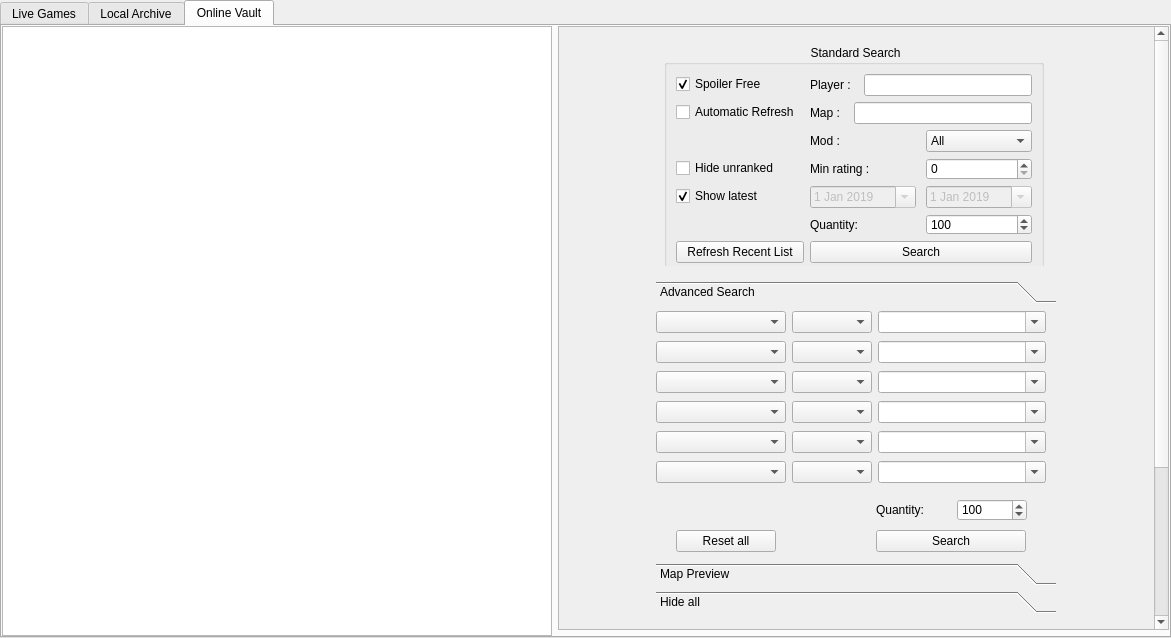
<?xml version="1.0" encoding="UTF-8"?>
<ui version="4.0">
 <class>topTabs</class>
 <widget class="QTabWidget" name="topTabs">
  <property name="geometry">
   <rect>
    <x>0</x>
    <y>0</y>
    <width>1171</width>
    <height>638</height>
   </rect>
  </property>
  <property name="windowTitle">
   <string>TabWidget</string>
  </property>
  <property name="currentIndex">
   <number>2</number>
  </property>
  <widget class="QWidget" name="liveTab">
   <attribute name="title">
    <string>Live Games</string>
   </attribute>
   <layout class="QGridLayout" name="gridLayout">
    <property name="leftMargin">
     <number>0</number>
    </property>
    <property name="topMargin">
     <number>0</number>
    </property>
    <property name="rightMargin">
     <number>0</number>
    </property>
    <property name="bottomMargin">
     <number>0</number>
    </property>
    <item row="0" column="0">
     <widget class="QTreeWidget" name="liveTree">
      <property name="focusPolicy">
       <enum>Qt::NoFocus</enum>
      </property>
      <property name="selectionMode">
       <enum>QAbstractItemView::NoSelection</enum>
      </property>
      <property name="iconSize">
       <size>
        <width>32</width>
        <height>32</height>
       </size>
      </property>
      <property name="verticalScrollMode">
       <enum>QAbstractItemView::ScrollPerPixel</enum>
      </property>
      <property name="rootIsDecorated">
       <bool>false</bool>
      </property>
      <property name="sortingEnabled">
       <bool>true</bool>
      </property>
      <property name="allColumnsShowFocus">
       <bool>true</bool>
      </property>
      <property name="columnCount">
       <number>3</number>
      </property>
      <attribute name="headerVisible">
       <bool>false</bool>
      </attribute>
      <attribute name="headerDefaultSectionSize">
       <number>32</number>
      </attribute>
      <attribute name="headerStretchLastSection">
       <bool>false</bool>
      </attribute>
      <column>
       <property name="text">
        <string notr="true">1</string>
       </property>
      </column>
      <column>
       <property name="text">
        <string notr="true">2</string>
       </property>
      </column>
      <column>
       <property name="text">
        <string notr="true">3</string>
       </property>
      </column>
     </widget>
    </item>
   </layout>
  </widget>
  <widget class="QWidget" name="localTab">
   <attribute name="title">
    <string>Local Archive</string>
   </attribute>
   <layout class="QGridLayout" name="gridLayout_2">
    <property name="leftMargin">
     <number>0</number>
    </property>
    <property name="topMargin">
     <number>0</number>
    </property>
    <property name="rightMargin">
     <number>0</number>
    </property>
    <property name="bottomMargin">
     <number>0</number>
    </property>
    <item row="0" column="0">
     <widget class="QTreeWidget" name="myTree">
      <property name="focusPolicy">
       <enum>Qt::NoFocus</enum>
      </property>
      <property name="alternatingRowColors">
       <bool>false</bool>
      </property>
      <property name="selectionMode">
       <enum>QAbstractItemView::NoSelection</enum>
      </property>
      <property name="selectionBehavior">
       <enum>QAbstractItemView::SelectRows</enum>
      </property>
      <property name="iconSize">
       <size>
        <width>32</width>
        <height>32</height>
       </size>
      </property>
      <property name="verticalScrollMode">
       <enum>QAbstractItemView::ScrollPerPixel</enum>
      </property>
      <property name="horizontalScrollMode">
       <enum>QAbstractItemView::ScrollPerPixel</enum>
      </property>
      <property name="rootIsDecorated">
       <bool>false</bool>
      </property>
      <property name="sortingEnabled">
       <bool>true</bool>
      </property>
      <property name="wordWrap">
       <bool>false</bool>
      </property>
      <property name="columnCount">
       <number>4</number>
      </property>
      <attribute name="headerVisible">
       <bool>false</bool>
      </attribute>
      <attribute name="headerDefaultSectionSize">
       <number>32</number>
      </attribute>
      <attribute name="headerStretchLastSection">
       <bool>false</bool>
      </attribute>
      <column>
       <property name="text">
        <string notr="true">1</string>
       </property>
      </column>
      <column>
       <property name="text">
        <string notr="true">2</string>
       </property>
      </column>
      <column>
       <property name="text">
        <string notr="true">3</string>
       </property>
      </column>
      <column>
       <property name="text">
        <string notr="true">4</string>
       </property>
      </column>
     </widget>
    </item>
   </layout>
  </widget>
  <widget class="QWidget" name="onlineTab">
   <attribute name="title">
    <string>Online Vault</string>
   </attribute>
   <layout class="QGridLayout" name="gridLayout_4">
    <property name="leftMargin">
     <number>0</number>
    </property>
    <property name="topMargin">
     <number>0</number>
    </property>
    <property name="rightMargin">
     <number>0</number>
    </property>
    <property name="bottomMargin">
     <number>0</number>
    </property>
    <item row="1" column="0" rowspan="2">
     <widget class="QTreeWidget" name="onlineTree">
      <property name="sizePolicy">
       <sizepolicy hsizetype="MinimumExpanding" vsizetype="Expanding">
        <horstretch>0</horstretch>
        <verstretch>0</verstretch>
       </sizepolicy>
      </property>
      <property name="minimumSize">
       <size>
        <width>550</width>
        <height>0</height>
       </size>
      </property>
      <property name="maximumSize">
       <size>
        <width>550</width>
        <height>16777215</height>
       </size>
      </property>
      <property name="sizeIncrement">
       <size>
        <width>50</width>
        <height>0</height>
       </size>
      </property>
      <property name="sortingEnabled">
       <bool>false</bool>
      </property>
      <property name="columnCount">
       <number>2</number>
      </property>
      <attribute name="headerVisible">
       <bool>false</bool>
      </attribute>
      <attribute name="headerDefaultSectionSize">
       <number>200</number>
      </attribute>
      <attribute name="headerMinimumSectionSize">
       <number>200</number>
      </attribute>
      <column>
       <property name="text">
        <string>New Column</string>
       </property>
      </column>
      <column>
       <property name="text">
        <string>New Column</string>
       </property>
      </column>
     </widget>
    </item>
    <item row="1" column="1">
     <widget class="QScrollArea" name="replaySearchArea">
      <property name="widgetResizable">
       <bool>true</bool>
      </property>
      <widget class="QWidget" name="replaySerachContent">
       <property name="geometry">
        <rect>
         <x>0</x>
         <y>0</y>
         <width>607</width>
         <height>815</height>
        </rect>
       </property>
       <layout class="QVBoxLayout" name="verticalLayout_2">
        <item>
         <widget class="QWidget" name="widget" native="true">
          <property name="sizePolicy">
           <sizepolicy hsizetype="MinimumExpanding" vsizetype="MinimumExpanding">
            <horstretch>0</horstretch>
            <verstretch>0</verstretch>
           </sizepolicy>
          </property>
          <property name="minimumSize">
           <size>
            <width>400</width>
            <height>230</height>
           </size>
          </property>
          <property name="sizeIncrement">
           <size>
            <width>0</width>
            <height>0</height>
           </size>
          </property>
          <layout class="QGridLayout" name="gridLayout_5">
           <item row="1" column="0">
            <spacer name="horizontalSpacer">
             <property name="orientation">
              <enum>Qt::Horizontal</enum>
             </property>
             <property name="sizeHint" stdset="0">
              <size>
               <width>10</width>
               <height>0</height>
              </size>
             </property>
            </spacer>
           </item>
           <item row="1" column="4">
            <spacer name="horizontalSpacer_2">
             <property name="orientation">
              <enum>Qt::Horizontal</enum>
             </property>
             <property name="sizeType">
              <enum>QSizePolicy::Expanding</enum>
             </property>
             <property name="sizeHint" stdset="0">
              <size>
               <width>10</width>
               <height>0</height>
              </size>
             </property>
            </spacer>
           </item>
           <item row="0" column="1">
            <widget class="QGroupBox" name="groupBox">
             <property name="sizePolicy">
              <sizepolicy hsizetype="Minimum" vsizetype="Minimum">
               <horstretch>0</horstretch>
               <verstretch>0</verstretch>
              </sizepolicy>
             </property>
             <property name="minimumSize">
              <size>
               <width>380</width>
               <height>230</height>
              </size>
             </property>
             <property name="maximumSize">
              <size>
               <width>380</width>
               <height>260</height>
              </size>
             </property>
             <property name="title">
              <string> Standard Search</string>
             </property>
             <property name="alignment">
              <set>Qt::AlignHCenter|Qt::AlignTop</set>
             </property>
             <property name="flat">
              <bool>true</bool>
             </property>
             <layout class="QFormLayout" name="formLayout">
              <item row="0" column="0">
               <widget class="QCheckBox" name="spoilerCheckbox">
                <property name="sizePolicy">
                 <sizepolicy hsizetype="Fixed" vsizetype="Fixed">
                  <horstretch>0</horstretch>
                  <verstretch>0</verstretch>
                 </sizepolicy>
                </property>
                <property name="minimumSize">
                 <size>
                  <width>80</width>
                  <height>20</height>
                 </size>
                </property>
                <property name="text">
                 <string>Spoiler Free</string>
                </property>
                <property name="checked">
                 <bool>true</bool>
                </property>
               </widget>
              </item>
              <item row="0" column="1">
               <layout class="QHBoxLayout" name="horizontalLayout">
                <property name="spacing">
                 <number>10</number>
                </property>
                <item>
                 <widget class="QLabel" name="label">
                  <property name="autoFillBackground">
                   <bool>false</bool>
                  </property>
                  <property name="styleSheet">
                   <string notr="true"/>
                  </property>
                  <property name="text">
                   <string>Player : </string>
                  </property>
                 </widget>
                </item>
                <item>
                 <widget class="QLineEdit" name="playerName"/>
                </item>
               </layout>
              </item>
              <item row="1" column="0">
               <widget class="QCheckBox" name="automaticCheckbox">
                <property name="sizePolicy">
                 <sizepolicy hsizetype="Fixed" vsizetype="Fixed">
                  <horstretch>0</horstretch>
                  <verstretch>0</verstretch>
                 </sizepolicy>
                </property>
                <property name="minimumSize">
                 <size>
                  <width>80</width>
                  <height>20</height>
                 </size>
                </property>
                <property name="toolTip">
                 <string>reloads recent Replays on Tab reentry&lt;br&gt;'...same as it ever was ... same as it ever was'</string>
                </property>
                <property name="text">
                 <string>Automatic Refresh</string>
                </property>
                <property name="checked">
                 <bool>false</bool>
                </property>
               </widget>
              </item>
              <item row="1" column="1">
               <layout class="QHBoxLayout" name="horizontalLayout_2">
                <property name="spacing">
                 <number>10</number>
                </property>
                <item>
                 <widget class="QLabel" name="label_2">
                  <property name="autoFillBackground">
                   <bool>false</bool>
                  </property>
                  <property name="styleSheet">
                   <string notr="true"/>
                  </property>
                  <property name="text">
                   <string>Map : </string>
                  </property>
                 </widget>
                </item>
                <item>
                 <widget class="QLineEdit" name="mapName"/>
                </item>
               </layout>
              </item>
              <item row="2" column="0">
               <widget class="QLabel" name="searchInfoLabel">
                <property name="text">
                 <string/>
                </property>
               </widget>
              </item>
              <item row="2" column="1">
               <layout class="QHBoxLayout" name="horizontalLayout_3">
                <property name="spacing">
                 <number>10</number>
                </property>
                <item>
                 <widget class="QLabel" name="label_3">
                  <property name="autoFillBackground">
                   <bool>false</bool>
                  </property>
                  <property name="styleSheet">
                   <string notr="true"/>
                  </property>
                  <property name="text">
                   <string>Mod : </string>
                  </property>
                 </widget>
                </item>
                <item>
                 <widget class="QComboBox" name="modList">
                  <property name="sizePolicy">
                   <sizepolicy hsizetype="Preferred" vsizetype="Preferred">
                    <horstretch>0</horstretch>
                    <verstretch>0</verstretch>
                   </sizepolicy>
                  </property>
                  <property name="minimumSize">
                   <size>
                    <width>100</width>
                    <height>0</height>
                   </size>
                  </property>
                  <property name="maxVisibleItems">
                   <number>50</number>
                  </property>
                  <item>
                   <property name="text">
                    <string>All</string>
                   </property>
                  </item>
                 </widget>
                </item>
               </layout>
              </item>
              <item row="3" column="0">
               <widget class="QCheckBox" name="hideUnrCheckbox">
                <property name="enabled">
                 <bool>true</bool>
                </property>
                <property name="sizePolicy">
                 <sizepolicy hsizetype="Fixed" vsizetype="Fixed">
                  <horstretch>0</horstretch>
                  <verstretch>0</verstretch>
                 </sizepolicy>
                </property>
                <property name="minimumSize">
                 <size>
                  <width>80</width>
                  <height>20</height>
                 </size>
                </property>
                <property name="toolTip">
                 <string/>
                </property>
                <property name="text">
                 <string>Hide unranked</string>
                </property>
                <property name="checked">
                 <bool>false</bool>
                </property>
               </widget>
              </item>
              <item row="3" column="1">
               <layout class="QHBoxLayout" name="horizontalLayout_4">
                <property name="spacing">
                 <number>10</number>
                </property>
                <item>
                 <widget class="QLabel" name="label_4">
                  <property name="autoFillBackground">
                   <bool>false</bool>
                  </property>
                  <property name="styleSheet">
                   <string notr="true"/>
                  </property>
                  <property name="text">
                   <string>Min rating : </string>
                  </property>
                 </widget>
                </item>
                <item>
                 <widget class="QSpinBox" name="minRating">
                  <property name="minimumSize">
                   <size>
                    <width>50</width>
                    <height>0</height>
                   </size>
                  </property>
                  <property name="styleSheet">
                   <string notr="true"/>
                  </property>
                  <property name="minimum">
                   <number>0</number>
                  </property>
                  <property name="maximum">
                   <number>3000</number>
                  </property>
                  <property name="singleStep">
                   <number>100</number>
                  </property>
                  <property name="value">
                   <number>0</number>
                  </property>
                 </widget>
                </item>
               </layout>
              </item>
              <item row="4" column="0">
               <widget class="QCheckBox" name="showLatestCheckbox">
                <property name="sizePolicy">
                 <sizepolicy hsizetype="Fixed" vsizetype="Fixed">
                  <horstretch>0</horstretch>
                  <verstretch>0</verstretch>
                 </sizepolicy>
                </property>
                <property name="minimumSize">
                 <size>
                  <width>80</width>
                  <height>20</height>
                 </size>
                </property>
                <property name="toolTip">
                 <string/>
                </property>
                <property name="text">
                 <string>Show latest</string>
                </property>
                <property name="checked">
                 <bool>true</bool>
                </property>
               </widget>
              </item>
              <item row="4" column="1">
               <layout class="QHBoxLayout" name="horizontalLayout_5">
                <property name="spacing">
                 <number>10</number>
                </property>
                <item>
                 <widget class="QDateEdit" name="dateStart">
                  <property name="enabled">
                   <bool>false</bool>
                  </property>
                  <property name="dateTime">
                   <datetime>
                    <hour>0</hour>
                    <minute>0</minute>
                    <second>0</second>
                    <year>2019</year>
                    <month>1</month>
                    <day>1</day>
                   </datetime>
                  </property>
                  <property name="maximumDate">
                   <date>
                    <year>2050</year>
                    <month>12</month>
                    <day>31</day>
                   </date>
                  </property>
                  <property name="minimumDate">
                   <date>
                    <year>2010</year>
                    <month>1</month>
                    <day>1</day>
                   </date>
                  </property>
                  <property name="calendarPopup">
                   <bool>true</bool>
                  </property>
                 </widget>
                </item>
                <item>
                 <widget class="QDateEdit" name="dateEnd">
                  <property name="enabled">
                   <bool>false</bool>
                  </property>
                  <property name="dateTime">
                   <datetime>
                    <hour>23</hour>
                    <minute>59</minute>
                    <second>59</second>
                    <year>2019</year>
                    <month>1</month>
                    <day>1</day>
                   </datetime>
                  </property>
                  <property name="time">
                   <time>
                    <hour>23</hour>
                    <minute>59</minute>
                    <second>59</second>
                   </time>
                  </property>
                  <property name="maximumDate">
                   <date>
                    <year>2050</year>
                    <month>12</month>
                    <day>31</day>
                   </date>
                  </property>
                  <property name="minimumDate">
                   <date>
                    <year>2010</year>
                    <month>1</month>
                    <day>1</day>
                   </date>
                  </property>
                  <property name="calendarPopup">
                   <bool>true</bool>
                  </property>
                 </widget>
                </item>
               </layout>
              </item>
              <item row="5" column="1">
               <layout class="QHBoxLayout" name="horizontalLayout_6">
                <property name="spacing">
                 <number>10</number>
                </property>
                <item>
                 <widget class="QLabel" name="label_6">
                  <property name="autoFillBackground">
                   <bool>false</bool>
                  </property>
                  <property name="styleSheet">
                   <string notr="true"/>
                  </property>
                  <property name="text">
                   <string>Quantity:</string>
                  </property>
                 </widget>
                </item>
                <item>
                 <widget class="QSpinBox" name="quantity">
                  <property name="minimumSize">
                   <size>
                    <width>50</width>
                    <height>0</height>
                   </size>
                  </property>
                  <property name="styleSheet">
                   <string notr="true"/>
                  </property>
                  <property name="minimum">
                   <number>1</number>
                  </property>
                  <property name="maximum">
                   <number>300</number>
                  </property>
                  <property name="singleStep">
                   <number>50</number>
                  </property>
                  <property name="value">
                   <number>100</number>
                  </property>
                 </widget>
                </item>
               </layout>
              </item>
              <item row="6" column="0">
               <widget class="QPushButton" name="RefreshResetButton">
                <property name="minimumSize">
                 <size>
                  <width>128</width>
                  <height>0</height>
                 </size>
                </property>
                <property name="text">
                 <string>Refresh Recent List</string>
                </property>
               </widget>
              </item>
              <item row="6" column="1">
               <widget class="QPushButton" name="searchButton">
                <property name="text">
                 <string>Search</string>
                </property>
               </widget>
              </item>
             </layout>
            </widget>
           </item>
           <item row="2" column="1" colspan="2">
            <spacer name="verticalSpacer_2">
             <property name="orientation">
              <enum>Qt::Vertical</enum>
             </property>
             <property name="sizeHint" stdset="0">
              <size>
               <width>0</width>
               <height>5</height>
              </size>
             </property>
            </spacer>
           </item>
          </layout>
          <zorder>horizontalSpacer</zorder>
          <zorder>verticalSpacer_2</zorder>
          <zorder>horizontalSpacer_2</zorder>
          <zorder>groupBox</zorder>
         </widget>
        </item>
        <item>
         <widget class="QWidget" name="widget_3" native="true">
          <property name="minimumSize">
           <size>
            <width>0</width>
            <height>350</height>
           </size>
          </property>
          <layout class="QGridLayout" name="gridLayout_7" rowstretch="0">
           <item row="0" column="0">
            <widget class="QToolBox" name="replayToolBox">
             <property name="maximumSize">
              <size>
               <width>400</width>
               <height>16777215</height>
              </size>
             </property>
             <property name="currentIndex">
              <number>0</number>
             </property>
             <widget class="QWidget" name="advancedSearch">
              <property name="geometry">
               <rect>
                <x>0</x>
                <y>0</y>
                <width>400</width>
                <height>251</height>
               </rect>
              </property>
              <attribute name="label">
               <string>Advanced Search</string>
              </attribute>
              <widget class="QWidget" name="horizontalLayoutWidget_7">
               <property name="geometry">
                <rect>
                 <x>0</x>
                 <y>220</y>
                 <width>391</width>
                 <height>25</height>
                </rect>
               </property>
               <layout class="QHBoxLayout" name="horizontalLayout_7">
                <property name="spacing">
                 <number>80</number>
                </property>
                <property name="leftMargin">
                 <number>0</number>
                </property>
                <item>
                 <widget class="QPushButton" name="advResetButton">
                  <property name="maximumSize">
                   <size>
                    <width>100</width>
                    <height>16777215</height>
                   </size>
                  </property>
                  <property name="layoutDirection">
                   <enum>Qt::LeftToRight</enum>
                  </property>
                  <property name="text">
                   <string>Reset all</string>
                  </property>
                 </widget>
                </item>
                <item>
                 <widget class="QPushButton" name="advSearchButton">
                  <property name="maximumSize">
                   <size>
                    <width>150</width>
                    <height>16777215</height>
                   </size>
                  </property>
                  <property name="text">
                   <string>Search</string>
                  </property>
                 </widget>
                </item>
               </layout>
              </widget>
              <widget class="QWidget" name="widget_4" native="true">
               <property name="geometry">
                <rect>
                 <x>0</x>
                 <y>0</y>
                 <width>390</width>
                 <height>180</height>
                </rect>
               </property>
               <property name="minimumSize">
                <size>
                 <width>390</width>
                 <height>0</height>
                </size>
               </property>
               <layout class="QVBoxLayout" name="verticalLayout">
                <item>
                 <layout class="QHBoxLayout" name="filterHorizontal1">
                  <item>
                   <widget class="QComboBox" name="filter1">
                    <property name="minimumSize">
                     <size>
                      <width>130</width>
                      <height>0</height>
                     </size>
                    </property>
                    <property name="maximumSize">
                     <size>
                      <width>130</width>
                      <height>16777215</height>
                     </size>
                    </property>
                    <property name="editable">
                     <bool>false</bool>
                    </property>
                    <property name="maxVisibleItems">
                     <number>20</number>
                    </property>
                   </widget>
                  </item>
                  <item>
                   <widget class="QComboBox" name="operator1">
                    <property name="maximumSize">
                     <size>
                      <width>80</width>
                      <height>16777215</height>
                     </size>
                    </property>
                   </widget>
                  </item>
                  <item>
                   <widget class="QComboBox" name="value1">
                    <property name="editable">
                     <bool>true</bool>
                    </property>
                   </widget>
                  </item>
                 </layout>
                </item>
                <item>
                 <layout class="QHBoxLayout" name="filterHorizontal2">
                  <item>
                   <widget class="QComboBox" name="filter2">
                    <property name="minimumSize">
                     <size>
                      <width>130</width>
                      <height>0</height>
                     </size>
                    </property>
                    <property name="maximumSize">
                     <size>
                      <width>130</width>
                      <height>16777215</height>
                     </size>
                    </property>
                    <property name="maxVisibleItems">
                     <number>20</number>
                    </property>
                   </widget>
                  </item>
                  <item>
                   <widget class="QComboBox" name="operator2">
                    <property name="maximumSize">
                     <size>
                      <width>80</width>
                      <height>16777215</height>
                     </size>
                    </property>
                   </widget>
                  </item>
                  <item>
                   <widget class="QComboBox" name="value2">
                    <property name="editable">
                     <bool>true</bool>
                    </property>
                   </widget>
                  </item>
                 </layout>
                </item>
                <item>
                 <layout class="QHBoxLayout" name="filterHorizontal3">
                  <item>
                   <widget class="QComboBox" name="filter3">
                    <property name="minimumSize">
                     <size>
                      <width>130</width>
                      <height>0</height>
                     </size>
                    </property>
                    <property name="maximumSize">
                     <size>
                      <width>130</width>
                      <height>16777215</height>
                     </size>
                    </property>
                    <property name="maxVisibleItems">
                     <number>20</number>
                    </property>
                   </widget>
                  </item>
                  <item>
                   <widget class="QComboBox" name="operator3">
                    <property name="maximumSize">
                     <size>
                      <width>80</width>
                      <height>16777215</height>
                     </size>
                    </property>
                   </widget>
                  </item>
                  <item>
                   <widget class="QComboBox" name="value3">
                    <property name="editable">
                     <bool>true</bool>
                    </property>
                   </widget>
                  </item>
                 </layout>
                </item>
                <item>
                 <layout class="QHBoxLayout" name="filterHorizontal4">
                  <item>
                   <widget class="QComboBox" name="filter4">
                    <property name="minimumSize">
                     <size>
                      <width>130</width>
                      <height>0</height>
                     </size>
                    </property>
                    <property name="maximumSize">
                     <size>
                      <width>130</width>
                      <height>16777215</height>
                     </size>
                    </property>
                    <property name="maxVisibleItems">
                     <number>20</number>
                    </property>
                   </widget>
                  </item>
                  <item>
                   <widget class="QComboBox" name="operator4">
                    <property name="maximumSize">
                     <size>
                      <width>80</width>
                      <height>16777215</height>
                     </size>
                    </property>
                   </widget>
                  </item>
                  <item>
                   <widget class="QComboBox" name="value4">
                    <property name="editable">
                     <bool>true</bool>
                    </property>
                   </widget>
                  </item>
                 </layout>
                </item>
                <item>
                 <layout class="QHBoxLayout" name="filterHorizontal5">
                  <item>
                   <widget class="QComboBox" name="filter5">
                    <property name="minimumSize">
                     <size>
                      <width>130</width>
                      <height>0</height>
                     </size>
                    </property>
                    <property name="maximumSize">
                     <size>
                      <width>130</width>
                      <height>16777215</height>
                     </size>
                    </property>
                    <property name="maxVisibleItems">
                     <number>20</number>
                    </property>
                   </widget>
                  </item>
                  <item>
                   <widget class="QComboBox" name="operator5">
                    <property name="maximumSize">
                     <size>
                      <width>80</width>
                      <height>16777215</height>
                     </size>
                    </property>
                   </widget>
                  </item>
                  <item>
                   <widget class="QComboBox" name="value5">
                    <property name="editable">
                     <bool>true</bool>
                    </property>
                   </widget>
                  </item>
                 </layout>
                </item>
                <item>
                 <layout class="QHBoxLayout" name="filterHorizontal6">
                  <item>
                   <widget class="QComboBox" name="filter6">
                    <property name="minimumSize">
                     <size>
                      <width>130</width>
                      <height>0</height>
                     </size>
                    </property>
                    <property name="maximumSize">
                     <size>
                      <width>130</width>
                      <height>16777215</height>
                     </size>
                    </property>
                    <property name="maxVisibleItems">
                     <number>20</number>
                    </property>
                   </widget>
                  </item>
                  <item>
                   <widget class="QComboBox" name="operator6">
                    <property name="maximumSize">
                     <size>
                      <width>80</width>
                      <height>16777215</height>
                     </size>
                    </property>
                   </widget>
                  </item>
                  <item>
                   <widget class="QComboBox" name="value6">
                    <property name="editable">
                     <bool>true</bool>
                    </property>
                   </widget>
                  </item>
                 </layout>
                </item>
               </layout>
              </widget>
              <widget class="QWidget" name="layoutWidget">
               <property name="geometry">
                <rect>
                 <x>220</x>
                 <y>190</y>
                 <width>151</width>
                 <height>22</height>
                </rect>
               </property>
               <layout class="QHBoxLayout" name="horizontalLayout_8">
                <property name="spacing">
                 <number>10</number>
                </property>
                <item>
                 <widget class="QLabel" name="label_7">
                  <property name="autoFillBackground">
                   <bool>false</bool>
                  </property>
                  <property name="styleSheet">
                   <string notr="true"/>
                  </property>
                  <property name="text">
                   <string>Quantity:</string>
                  </property>
                 </widget>
                </item>
                <item>
                 <widget class="QSpinBox" name="advQuantity">
                  <property name="minimumSize">
                   <size>
                    <width>50</width>
                    <height>0</height>
                   </size>
                  </property>
                  <property name="styleSheet">
                   <string notr="true"/>
                  </property>
                  <property name="minimum">
                   <number>1</number>
                  </property>
                  <property name="maximum">
                   <number>300</number>
                  </property>
                  <property name="singleStep">
                   <number>50</number>
                  </property>
                  <property name="value">
                   <number>100</number>
                  </property>
                 </widget>
                </item>
               </layout>
              </widget>
             </widget>
             <widget class="QWidget" name="mapPreview">
              <property name="geometry">
               <rect>
                <x>0</x>
                <y>0</y>
                <width>100</width>
                <height>30</height>
               </rect>
              </property>
              <attribute name="label">
               <string>Map Preview</string>
              </attribute>
              <widget class="QWidget" name="horizontalWidget_8" native="true">
               <property name="geometry">
                <rect>
                 <x>0</x>
                 <y>0</y>
                 <width>391</width>
                 <height>256</height>
                </rect>
               </property>
               <property name="minimumSize">
                <size>
                 <width>0</width>
                 <height>256</height>
                </size>
               </property>
               <property name="maximumSize">
                <size>
                 <width>391</width>
                 <height>16777215</height>
                </size>
               </property>
               <widget class="QLabel" name="mapPreviewLabel">
                <property name="geometry">
                 <rect>
                  <x>67</x>
                  <y>0</y>
                  <width>256</width>
                  <height>256</height>
                 </rect>
                </property>
                <property name="minimumSize">
                 <size>
                  <width>256</width>
                  <height>256</height>
                 </size>
                </property>
                <property name="maximumSize">
                 <size>
                  <width>256</width>
                  <height>256</height>
                 </size>
                </property>
                <property name="text">
                 <string/>
                </property>
                <property name="scaledContents">
                 <bool>true</bool>
                </property>
               </widget>
              </widget>
             </widget>
             <widget class="QWidget" name="hideAll">
              <property name="geometry">
               <rect>
                <x>0</x>
                <y>0</y>
                <width>400</width>
                <height>251</height>
               </rect>
              </property>
              <attribute name="label">
               <string>Hide all</string>
              </attribute>
             </widget>
            </widget>
           </item>
          </layout>
         </widget>
        </item>
        <item>
         <widget class="QWidget" name="widget_2" native="true">
          <property name="sizePolicy">
           <sizepolicy hsizetype="Preferred" vsizetype="Preferred">
            <horstretch>0</horstretch>
            <verstretch>1</verstretch>
           </sizepolicy>
          </property>
          <property name="minimumSize">
           <size>
            <width>400</width>
            <height>200</height>
           </size>
          </property>
          <layout class="QGridLayout" name="gridLayout_3">
           <item row="1" column="2">
            <spacer name="horizontalSpacer_3">
             <property name="orientation">
              <enum>Qt::Horizontal</enum>
             </property>
             <property name="sizeHint" stdset="0">
              <size>
               <width>10</width>
               <height>0</height>
              </size>
             </property>
            </spacer>
           </item>
           <item row="1" column="0">
            <spacer name="horizontalSpacer_4">
             <property name="orientation">
              <enum>Qt::Horizontal</enum>
             </property>
             <property name="sizeHint" stdset="0">
              <size>
               <width>10</width>
               <height>0</height>
              </size>
             </property>
            </spacer>
           </item>
           <item row="1" column="1">
            <widget class="QTextBrowser" name="replayInfos">
             <property name="sizePolicy">
              <sizepolicy hsizetype="Minimum" vsizetype="Minimum">
               <horstretch>0</horstretch>
               <verstretch>0</verstretch>
              </sizepolicy>
             </property>
             <property name="minimumSize">
              <size>
               <width>380</width>
               <height>180</height>
              </size>
             </property>
             <property name="sizeIncrement">
              <size>
               <width>0</width>
               <height>0</height>
              </size>
             </property>
             <property name="baseSize">
              <size>
               <width>0</width>
               <height>0</height>
              </size>
             </property>
             <property name="frameShadow">
              <enum>QFrame::Plain</enum>
             </property>
             <property name="verticalScrollBarPolicy">
              <enum>Qt::ScrollBarAlwaysOff</enum>
             </property>
             <property name="textInteractionFlags">
              <set>Qt::TextSelectableByMouse</set>
             </property>
             <property name="openExternalLinks">
              <bool>true</bool>
             </property>
            </widget>
           </item>
           <item row="2" column="1">
            <spacer name="verticalSpacer_4">
             <property name="orientation">
              <enum>Qt::Vertical</enum>
             </property>
             <property name="sizeHint" stdset="0">
              <size>
               <width>0</width>
               <height>5</height>
              </size>
             </property>
            </spacer>
           </item>
           <item row="0" column="1">
            <spacer name="verticalSpacer_3">
             <property name="orientation">
              <enum>Qt::Vertical</enum>
             </property>
             <property name="sizeHint" stdset="0">
              <size>
               <width>0</width>
               <height>10</height>
              </size>
             </property>
            </spacer>
           </item>
          </layout>
         </widget>
        </item>
       </layout>
      </widget>
     </widget>
    </item>
   </layout>
  </widget>
 </widget>
 <resources/>
 <connections/>
</ui>
